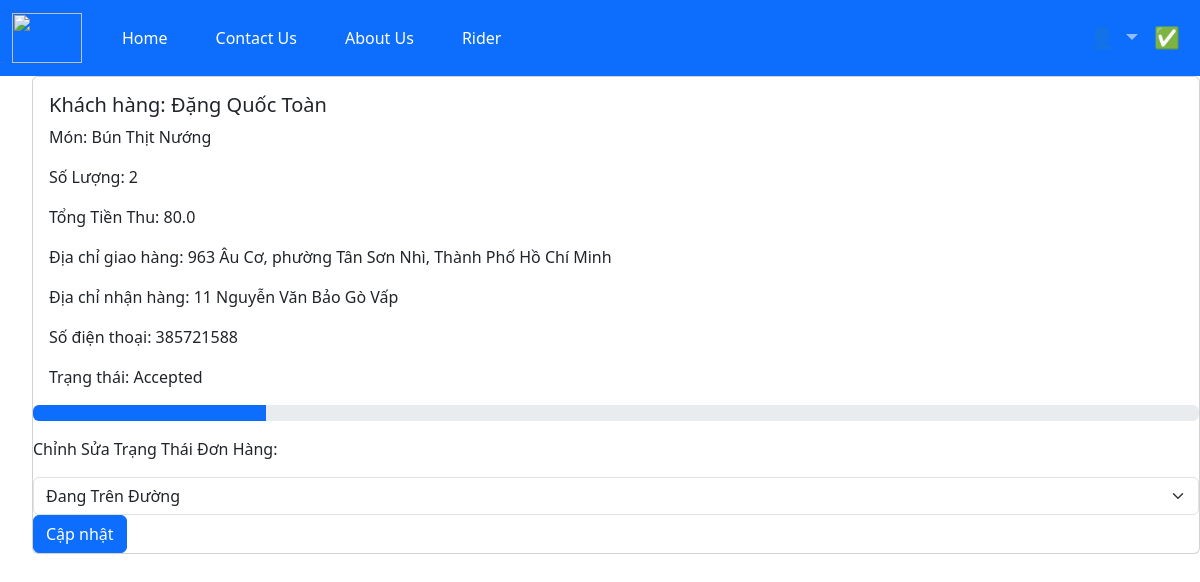
/saveorder/ (signed in), run on an earlier commit of the app's database.
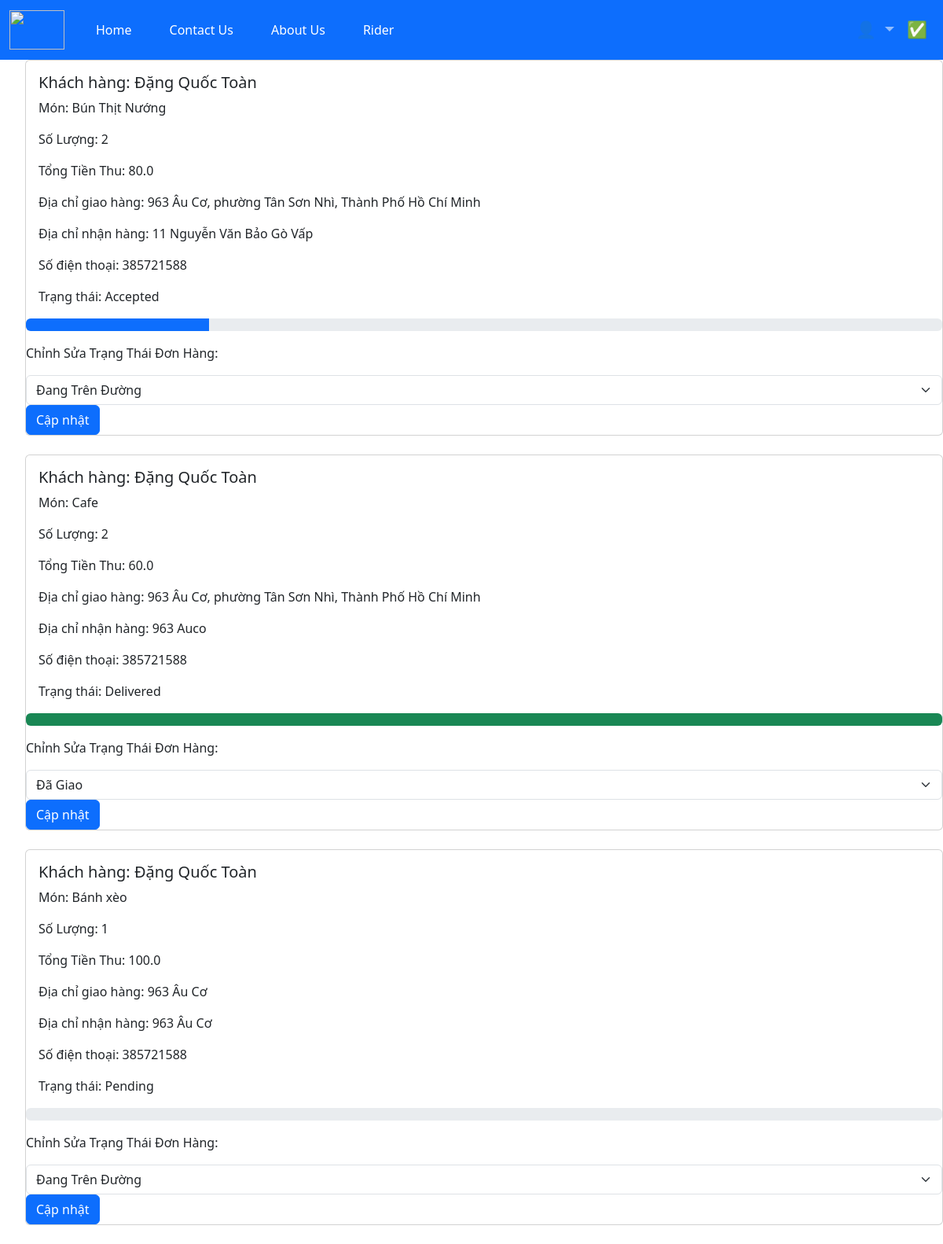
And on a later commit of the database.
### app/models.py (models this page shows, shortened)
class RiderSavedOrders(models.Model):
    user = models.ForeignKey(User, on_delete=models.CASCADE, blank=True, null=True)
    rider = models.ForeignKey(Rider, on_delete=models.CASCADE, blank=True, null=True)
    orders = models.ForeignKey(OrderPlaced, on_delete=models.CASCADE, blank=True, null=True)

class OrderPlaced(models.Model):
    user = models.ForeignKey(User, on_delete=models.CASCADE)
    customer = models.ForeignKey(Customer, on_delete=models.CASCADE)
    product = models.ForeignKey(Product, on_delete=models.CASCADE)
    quantity = models.PositiveIntegerField(default=1)
    ordered_date = models.DateTimeField(auto_now_add=True)
    status = models.CharField(max_length=50, choices=STATUS_CHOICES, default='Pending')
    @property
    def total_cost(self):
        return self.quantity * self.product.price + 30

class Customer(models.Model):
    user = models.ForeignKey(User, on_delete=models.SET_NULL, null=True,blank=False)
    name = models.CharField(max_length=200, null=True)
    email = models.CharField(max_length=200, null=True)
    city = models.CharField(max_length=200, null=True)
    phone = models.IntegerField(default=0)
    state  = models.CharField(max_length=200, null=True)
    address = models.CharField(max_length=200,null=True)
    def __str__(self):
        return self.name

class Product(models.Model):
    merchants =  models.ForeignKey(Merchants, on_delete=models.CASCADE,blank=True, null=True)
    name = models.CharField(max_length=200, null=True)
    price = models.FloatField()
    digital = models.BooleanField(default=False, null=True, blank=False)
    address = models.CharField(max_length=200,null=True)
    image = models.ImageField(null=True, blank=True)

### app/views.py (the view)
# urls.py: path('saveorder/', views.saveorder, name='saveorder'),
def saveorder(request):
    user = request.user
    order_riders = RiderSavedOrders.objects.filter(user = user)
    context = {
        'order_riders': order_riders
    }
    return render(request, 'saveorder.html', context= context)

### app/templates/saveorder.html (shortened to what this page needs)
{% extends 'rider.html' %}
{% block content %}
    <ul>
        {% for rider in order_riders %}
        <div class="card mb-4">
            <div class="card-body">
                <h5 class="card-title">Khách hàng: {{ rider.orders.customer}}</h5>
                <p class="card-text">Món: {{ rider.orders.product.name}}</p>
                <p class="card-text">Số Lượng: {{ rider.orders.quantity}}</p>
                <p class="card-text">Tổng Tiền Thu: {{ rider.orders.total_cost}}</p>
                <p class="card-text">Địa chỉ giao hàng: {{ rider.orders.customer.address }}</p>
                <p class="card-text">Địa chỉ nhận hàng: {{ rider.orders.product.address }}</p>
                <p class="card-text">Số điện thoại: {{ rider.orders.customer.phone }}</p>
                <p class="card-text">Trạng thái: {{ rider.orders.status }}</p>
            </div>
            <div class="progress mb-3">
                {% if rider.orders.status == 'Pending' %}
                <div class="progress-bar" role="progressbar" style="width: 0%" aria-valuenow="0" aria-valuemin="0" aria-valuemax="100"></div>
                {% elif rider.orders.status == 'Accepted' %}
                <div class="progress-bar" role="progressbar" style="width: 20%" aria-valuenow="20" aria-valuemin="0" aria-valuemax="100"></div>
                {% elif rider.orders.status == 'Packed' %}
                <div class="progress-bar bg-info" role="progressbar" style="width: 40%" aria-valuenow="40" aria-valuemin="0" aria-valuemax="100"></div>
                {% elif rider.orders.status == 'On the way' %}
                <div class="progress-bar bg-warning" role="progressbar" style="width: 70%" aria-valuenow="70" aria-valuemin="0" aria-valuemax="100"></div>
                {% elif rider.orders.status == 'Delivered' %}
                <div class="progress-bar bg-success" role="progressbar" style="width: 100%" aria-valuenow="100" aria-valuemax="100"></div>
                {% elif rider.orders.status == 'Cancel' %}
                <div class="progress-bar bg-danger" role="progressbar" style="width: 100%" aria-valuenow="100" aria-valuemax="100"></div>
                {% endif %}
            </div>
            <p class="card-text">Chỉnh Sửa Trạng Thái Đơn Hàng:</p>
            <form method="POST" action="{% url 'update_rider_status' rider.orders.id %}">
                <select name="status" class="form-select">
                    <option value="On the way" {% if rider.orders.status == 'On the way' %}selected{% endif %}>Đang Trên Đường</option>
                    <option value="Delivered" {% if rider.orders.status == 'Delivered' %}selected{% endif %}>Đã Giao</option>
                </select>
                <button type="submit" class="btn btn-primary">Cập nhật</button>
            </form>
        </div>
        {% endfor %}
    </ul>
{% endblock %}

### app/templates/rider.html (shortened to what this page needs)
{% load static %}
<!DOCTYPE html>
<html lang="en">
<head>
    <link href="https://cdn.jsdelivr.net/npm/bootstrap@5.3.0-alpha3/dist/css/bootstrap.min.css" rel="stylesheet">
    <link rel="stylesheet" href="{%static 'app\css\main.css' %}">
    <link rel="stylesheet" href="{%static 'app\css\all.min.css' %}">
    <link rel="stylesheet" href="{%static 'app\css\owl.carousel.min.css' %}">
    <link href="https://cdn.jsdelivr.net/npm/bootstrap@5.3.0-alpha3/dist/css/bootstrap.min.css" rel="stylesheet">
</head>
<body>
    <nav class="navbar navbar-expand-lg bg-primary" data-bs-theme="dark">
        <div class="container-fluid">
            <a class="navbar-brand" href="#">
                <img src="{% static 'app/images/banner/ss1.png' %}" width="70" height="50">
            </a>
          <div class="collapse navbar-collapse" id="navbarSupportedContent">
            <ul class="navbar-nav me-auto mb-2 mb-lg-0">
              <li>
                <li>
                  <a class="nav-link active" aria-current="page" href="/home" style="padding: 0.5rem 1.5rem;">Home</a>
              </li>
              <li>
                <a class="nav-link active" aria-current="page" href="/contact" style="padding: 0.5rem 1.5rem;">Contact Us</a>
            </li>
            <li>
              <a class="nav-link active" aria-current="page" href="/about" style="padding: 0.5rem 1.5rem;">About Us</a>
          </li>
          <li>
            <a class="nav-link active" aria-current="page" href="/rider" style="padding: 0.5rem 1.5rem;">Rider</a>
        </li>
            </li>
            </ul>
          </div>
          <div>
            <ul class="navbar-nav me-auto mb-2 mb-lg-0">
                <li class="nav-item dropdown">
                    <a class="nav-link dropdown-toggle" href="#" role="button" data-bs-toggle="dropdown" aria-expanded="false" style="font-size: 1.3rem;">
                    </a>
                  </li>
                  <li class="nav-item">
                    <a class="nav-link active" href=" {% url 'saveorder' %}" style="font-size: 1.3rem;"> ✅</a>
                  </li>
          </div>
        </div>
      </nav>
      {% block content %}
      {% endblock %}
</body>
</html>

### app/static/app/css/main.css (style rules this page uses)
body { background-color: hsl(0, 0%, 98%); }
h1,h2,h3,h4,h5,h6 { color:hsl(0, 0%, 30%); }
.btn { border-radius: 0; }

What changed in the data, as far as the page shows it:
added RiderSavedOrders: orders.customer "Đặng Quốc Toàn", orders.product.name "Cafe", orders.quantity "2", orders.total_cost "60.0", orders.customer.address "963 Âu Cơ, phường Tân Sơn Nhì, Thành Phố Hồ Chí Minh", orders.product.address "963 Auco", orders.customer.phone "385721588", orders.status "Delivered", status "Đã Giao"
added RiderSavedOrders: orders.customer "Đặng Quốc Toàn", orders.product.name "Bánh xèo", orders.quantity "1", orders.total_cost "100.0", orders.customer.address "963 Âu Cơ", orders.product.address "963 Âu Cơ", orders.customer.phone "385721588", orders.status "Pending"
